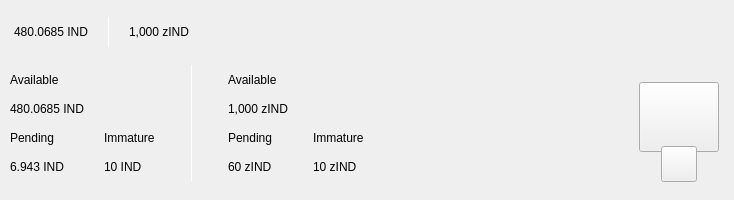
<?xml version="1.0" encoding="UTF-8"?>
<ui version="4.0">
 <class>TopBar</class>
 <widget class="QWidget" name="TopBar">
  <property name="geometry">
   <rect>
    <x>0</x>
    <y>0</y>
    <width>734</width>
    <height>200</height>
   </rect>
  </property>
  <property name="minimumSize">
   <size>
    <width>0</width>
    <height>200</height>
   </size>
  </property>
  <property name="maximumSize">
   <size>
    <width>16777215</width>
    <height>200</height>
   </size>
  </property>
  <property name="windowTitle">
   <string>Form</string>
  </property>
  <layout class="QVBoxLayout" name="verticalLayout_10" stretch="0">
   <property name="spacing">
    <number>0</number>
   </property>
   <property name="leftMargin">
    <number>0</number>
   </property>
   <property name="topMargin">
    <number>0</number>
   </property>
   <property name="rightMargin">
    <number>0</number>
   </property>
   <property name="bottomMargin">
    <number>0</number>
   </property>
   <item>
    <widget class="PFBorderImage" name="containerTop" native="true">
     <layout class="QVBoxLayout" name="verticalLayout_11">
      <property name="spacing">
       <number>0</number>
      </property>
      <property name="leftMargin">
       <number>0</number>
      </property>
      <property name="topMargin">
       <number>0</number>
      </property>
      <property name="rightMargin">
       <number>0</number>
      </property>
      <property name="bottomMargin">
       <number>0</number>
      </property>
      <item>
       <widget class="QWidget" name="top_container_2" native="true">
        <property name="minimumSize">
         <size>
          <width>0</width>
          <height>65</height>
         </size>
        </property>
        <layout class="QHBoxLayout" name="top_container">
         <property name="spacing">
          <number>0</number>
         </property>
         <property name="leftMargin">
          <number>14</number>
         </property>
         <property name="topMargin">
          <number>0</number>
         </property>
         <property name="rightMargin">
          <number>14</number>
         </property>
         <property name="bottomMargin">
          <number>0</number>
         </property>
         <item alignment="Qt::AlignVCenter">
          <widget class="QWidget" name="widgetTopAmount" native="true">
           <property name="sizePolicy">
            <sizepolicy hsizetype="Preferred" vsizetype="Maximum">
             <horstretch>0</horstretch>
             <verstretch>0</verstretch>
            </sizepolicy>
           </property>
           <layout class="QHBoxLayout" name="horizontalLayout_5">
            <property name="spacing">
             <number>0</number>
            </property>
            <property name="leftMargin">
             <number>0</number>
            </property>
            <property name="topMargin">
             <number>0</number>
            </property>
            <property name="rightMargin">
             <number>0</number>
            </property>
            <property name="bottomMargin">
             <number>0</number>
            </property>
            <item alignment="Qt::AlignTop">
             <widget class="QLabel" name="labelAmountTopInd">
              <property name="minimumSize">
               <size>
                <width>0</width>
                <height>36</height>
               </size>
              </property>
              <property name="styleSheet">
               <string notr="true">padding:0px;margin:0px;</string>
              </property>
              <property name="text">
               <string>480.0685 IND</string>
              </property>
             </widget>
            </item>
            <item>
             <spacer name="horizontalSpacer_11">
              <property name="orientation">
               <enum>Qt::Horizontal</enum>
              </property>
              <property name="sizeType">
               <enum>QSizePolicy::Fixed</enum>
              </property>
              <property name="sizeHint" stdset="0">
               <size>
                <width>20</width>
                <height>20</height>
               </size>
              </property>
             </spacer>
            </item>
            <item alignment="Qt::AlignVCenter">
             <widget class="QLabel" name="label_16">
              <property name="minimumSize">
               <size>
                <width>1</width>
                <height>30</height>
               </size>
              </property>
              <property name="maximumSize">
               <size>
                <width>1</width>
                <height>30</height>
               </size>
              </property>
              <property name="styleSheet">
               <string notr="true">background-color:white;
padding:0px;
border:none;</string>
              </property>
              <property name="text">
               <string/>
              </property>
             </widget>
            </item>
            <item>
             <spacer name="horizontalSpacer_12">
              <property name="orientation">
               <enum>Qt::Horizontal</enum>
              </property>
              <property name="sizeType">
               <enum>QSizePolicy::Fixed</enum>
              </property>
              <property name="sizeHint" stdset="0">
               <size>
                <width>20</width>
                <height>20</height>
               </size>
              </property>
             </spacer>
            </item>
            <item alignment="Qt::AlignTop">
             <widget class="QLabel" name="labelAmountTopzInd">
              <property name="minimumSize">
               <size>
                <width>0</width>
                <height>36</height>
               </size>
              </property>
              <property name="text">
               <string>1,000 zIND</string>
              </property>
             </widget>
            </item>
           </layout>
          </widget>
         </item>
         <item>
          <spacer name="horizontalSpacer">
           <property name="orientation">
            <enum>Qt::Horizontal</enum>
           </property>
           <property name="sizeHint" stdset="0">
            <size>
             <width>40</width>
             <height>20</height>
            </size>
           </property>
          </spacer>
         </item>
         <item>
          <layout class="QHBoxLayout" name="horizontalLayout_4">
           <property name="spacing">
            <number>12</number>
           </property>
           <property name="rightMargin">
            <number>0</number>
           </property>
           <item alignment="Qt::AlignRight">
            <widget class="QWidget" name="layoutSync" native="true">
             <property name="minimumSize">
              <size>
               <width>0</width>
               <height>36</height>
              </size>
             </property>
             <property name="maximumSize">
              <size>
               <width>16777215</width>
               <height>36</height>
              </size>
             </property>
             <layout class="QVBoxLayout" name="verticalLayout_9">
              <property name="leftMargin">
               <number>0</number>
              </property>
              <property name="topMargin">
               <number>0</number>
              </property>
              <property name="rightMargin">
               <number>0</number>
              </property>
              <property name="bottomMargin">
               <number>0</number>
              </property>
              <item>
               <widget class="ExpandableButton" name="pushButtonSync" native="true">
                <property name="minimumSize">
                 <size>
                  <width>36</width>
                  <height>36</height>
                 </size>
                </property>
                <property name="maximumSize">
                 <size>
                  <width>16777215</width>
                  <height>36</height>
                 </size>
                </property>
               </widget>
              </item>
             </layout>
            </widget>
           </item>
           <item>
            <widget class="ExpandableButton" name="pushButtonMint" native="true">
             <property name="minimumSize">
              <size>
               <width>36</width>
               <height>36</height>
              </size>
             </property>
            </widget>
           </item>
           <item>
            <widget class="ExpandableButton" name="pushButtonStack" native="true">
             <property name="minimumSize">
              <size>
               <width>36</width>
               <height>36</height>
              </size>
             </property>
            </widget>
           </item>
           <item>
            <widget class="ExpandableButton" name="pushButtonColdStaking" native="true">
             <property name="minimumSize">
              <size>
               <width>36</width>
               <height>36</height>
              </size>
             </property>
            </widget>
           </item>
           <item>
            <widget class="ExpandableButton" name="pushButtonConnection" native="true">
             <property name="minimumSize">
              <size>
               <width>36</width>
               <height>36</height>
              </size>
             </property>
            </widget>
           </item>
           <item>
            <widget class="ExpandableButton" name="pushButtonLock" native="true">
             <property name="sizePolicy">
              <sizepolicy hsizetype="Expanding" vsizetype="Expanding">
               <horstretch>0</horstretch>
               <verstretch>0</verstretch>
              </sizepolicy>
             </property>
             <property name="minimumSize">
              <size>
               <width>36</width>
               <height>0</height>
              </size>
             </property>
            </widget>
           </item>
           <item>
            <widget class="ExpandableButton" name="pushButtonTheme" native="true">
             <property name="minimumSize">
              <size>
               <width>36</width>
               <height>36</height>
              </size>
             </property>
             <property name="maximumSize">
              <size>
               <width>16777215</width>
               <height>36</height>
              </size>
             </property>
            </widget>
           </item>
           <item>
            <widget class="ExpandableButton" name="pushButtonFAQ" native="true">
             <property name="minimumSize">
              <size>
               <width>36</width>
               <height>36</height>
              </size>
             </property>
            </widget>
           </item>
          </layout>
         </item>
        </layout>
       </widget>
      </item>
      <item>
       <widget class="QWidget" name="bottom_container" native="true">
        <property name="minimumSize">
         <size>
          <width>0</width>
          <height>135</height>
         </size>
        </property>
        <layout class="QHBoxLayout" name="botton_container">
         <property name="leftMargin">
          <number>10</number>
         </property>
         <property name="topMargin">
          <number>0</number>
         </property>
         <property name="rightMargin">
          <number>10</number>
         </property>
         <property name="bottomMargin">
          <number>10</number>
         </property>
         <item>
          <layout class="QHBoxLayout" name="horizontalLayout_3">
           <property name="bottomMargin">
            <number>9</number>
           </property>
           <item>
            <layout class="QVBoxLayout" name="verticalLayout_7">
             <property name="spacing">
              <number>0</number>
             </property>
             <property name="leftMargin">
              <number>0</number>
             </property>
             <property name="rightMargin">
              <number>30</number>
             </property>
             <item>
              <layout class="QVBoxLayout" name="verticalLayout_2">
               <item>
                <widget class="QLabel" name="labelTitle1">
                 <property name="text">
                  <string>Available</string>
                 </property>
                </widget>
               </item>
               <item>
                <widget class="QLabel" name="labelAmountInd">
                 <property name="text">
                  <string>480.0685 IND</string>
                 </property>
                </widget>
               </item>
              </layout>
             </item>
             <item>
              <layout class="QHBoxLayout" name="horizontalLayout_2">
               <property name="spacing">
                <number>0</number>
               </property>
               <item>
                <layout class="QVBoxLayout" name="verticalLayout_3">
                 <item>
                  <widget class="QLabel" name="labelTitle3">
                   <property name="text">
                    <string>Pending</string>
                   </property>
                  </widget>
                 </item>
                 <item>
                  <widget class="QLabel" name="labelPendingInd">
                   <property name="text">
                    <string>6.943 IND</string>
                   </property>
                  </widget>
                 </item>
                </layout>
               </item>
               <item>
                <spacer name="horizontalSpacer_3">
                 <property name="orientation">
                  <enum>Qt::Horizontal</enum>
                 </property>
                 <property name="sizeType">
                  <enum>QSizePolicy::Fixed</enum>
                 </property>
                 <property name="sizeHint" stdset="0">
                  <size>
                   <width>40</width>
                   <height>20</height>
                  </size>
                 </property>
                </spacer>
               </item>
               <item>
                <layout class="QVBoxLayout" name="verticalLayout_4">
                 <item>
                  <widget class="QLabel" name="labelTitle4">
                   <property name="text">
                    <string>Immature</string>
                   </property>
                  </widget>
                 </item>
                 <item>
                  <widget class="QLabel" name="labelImmatureInd">
                   <property name="text">
                    <string>10 IND</string>
                   </property>
                  </widget>
                 </item>
                </layout>
               </item>
              </layout>
             </item>
            </layout>
           </item>
           <item>
            <widget class="QLabel" name="label_9">
             <property name="minimumSize">
              <size>
               <width>1</width>
               <height>100</height>
              </size>
             </property>
             <property name="maximumSize">
              <size>
               <width>1</width>
               <height>16777215</height>
              </size>
             </property>
             <property name="styleSheet">
              <string notr="true">background-color:white;
padding:0px;
border:none;</string>
             </property>
             <property name="text">
              <string/>
             </property>
            </widget>
           </item>
           <item>
            <layout class="QVBoxLayout" name="verticalLayout_8">
             <property name="spacing">
              <number>0</number>
             </property>
             <property name="leftMargin">
              <number>30</number>
             </property>
             <item>
              <layout class="QVBoxLayout" name="verticalLayout">
               <item>
                <widget class="QLabel" name="labelTitle2">
                 <property name="text">
                  <string>Available</string>
                 </property>
                </widget>
               </item>
               <item>
                <widget class="QLabel" name="labelAmountzInd">
                 <property name="text">
                  <string>1,000 zIND</string>
                 </property>
                </widget>
               </item>
              </layout>
             </item>
             <item>
              <layout class="QHBoxLayout" name="horizontalLayout">
               <property name="spacing">
                <number>0</number>
               </property>
               <item>
                <layout class="QVBoxLayout" name="verticalLayout_5">
                 <item>
                  <widget class="QLabel" name="labelTitle5">
                   <property name="text">
                    <string>Pending</string>
                   </property>
                  </widget>
                 </item>
                 <item>
                  <widget class="QLabel" name="labelPendingzInd">
                   <property name="text">
                    <string>60 zIND</string>
                   </property>
                  </widget>
                 </item>
                </layout>
               </item>
               <item>
                <spacer name="horizontalSpacer_4">
                 <property name="orientation">
                  <enum>Qt::Horizontal</enum>
                 </property>
                 <property name="sizeType">
                  <enum>QSizePolicy::Fixed</enum>
                 </property>
                 <property name="sizeHint" stdset="0">
                  <size>
                   <width>40</width>
                   <height>20</height>
                  </size>
                 </property>
                </spacer>
               </item>
               <item>
                <layout class="QVBoxLayout" name="verticalLayout_6">
                 <item>
                  <widget class="QLabel" name="labelTitle6">
                   <property name="text">
                    <string>Immature</string>
                   </property>
                  </widget>
                 </item>
                 <item>
                  <widget class="QLabel" name="labelImmaturezInd">
                   <property name="text">
                    <string>10 zIND</string>
                   </property>
                  </widget>
                 </item>
                </layout>
               </item>
              </layout>
             </item>
            </layout>
           </item>
          </layout>
         </item>
         <item>
          <spacer name="horizontalSpacer_2">
           <property name="orientation">
            <enum>Qt::Horizontal</enum>
           </property>
           <property name="sizeHint" stdset="0">
            <size>
             <width>40</width>
             <height>20</height>
            </size>
           </property>
          </spacer>
         </item>
         <item alignment="Qt::AlignHCenter|Qt::AlignVCenter">
          <widget class="QWidget" name="qrContainer" native="true">
           <property name="sizePolicy">
            <sizepolicy hsizetype="Preferred" vsizetype="Minimum">
             <horstretch>0</horstretch>
             <verstretch>0</verstretch>
            </sizepolicy>
           </property>
           <property name="minimumSize">
            <size>
             <width>90</width>
             <height>110</height>
            </size>
           </property>
           <property name="maximumSize">
            <size>
             <width>90</width>
             <height>110</height>
            </size>
           </property>
           <layout class="QVBoxLayout" name="containerQR">
            <property name="spacing">
             <number>0</number>
            </property>
            <property name="leftMargin">
             <number>5</number>
            </property>
            <property name="topMargin">
             <number>10</number>
            </property>
            <property name="rightMargin">
             <number>5</number>
            </property>
            <property name="bottomMargin">
             <number>0</number>
            </property>
            <item>
             <widget class="QPushButton" name="btnQr">
              <property name="minimumSize">
               <size>
                <width>70</width>
                <height>70</height>
               </size>
              </property>
              <property name="maximumSize">
               <size>
                <width>16777215</width>
                <height>70</height>
               </size>
              </property>
              <property name="focusPolicy">
               <enum>Qt::NoFocus</enum>
              </property>
              <property name="text">
               <string/>
              </property>
              <property name="iconSize">
               <size>
                <width>70</width>
                <height>70</height>
               </size>
              </property>
             </widget>
            </item>
            <item>
             <spacer name="verticalSpacer">
              <property name="orientation">
               <enum>Qt::Vertical</enum>
              </property>
              <property name="sizeType">
               <enum>QSizePolicy::Fixed</enum>
              </property>
              <property name="sizeHint" stdset="0">
               <size>
                <width>20</width>
                <height>20</height>
               </size>
              </property>
             </spacer>
            </item>
            <item alignment="Qt::AlignHCenter|Qt::AlignBottom">
             <widget class="QPushButton" name="pushButtonQR">
              <property name="minimumSize">
               <size>
                <width>36</width>
                <height>36</height>
               </size>
              </property>
              <property name="maximumSize">
               <size>
                <width>36</width>
                <height>36</height>
               </size>
              </property>
              <property name="focusPolicy">
               <enum>Qt::NoFocus</enum>
              </property>
              <property name="text">
               <string/>
              </property>
             </widget>
            </item>
           </layout>
          </widget>
         </item>
        </layout>
       </widget>
      </item>
     </layout>
    </widget>
   </item>
  </layout>
 </widget>
 <customwidgets>
  <customwidget>
   <class>ExpandableButton</class>
   <extends>QWidget</extends>
   <header>qt/indiancoin/expandablebutton.h</header>
   <container>1</container>
  </customwidget>
  <customwidget>
   <class>PFBorderImage</class>
   <extends>QFrame</extends>
   <header>qt/indiancoin/pfborderimage.h</header>
   <container>1</container>
  </customwidget>
 </customwidgets>
 <resources/>
 <connections/>
</ui>
